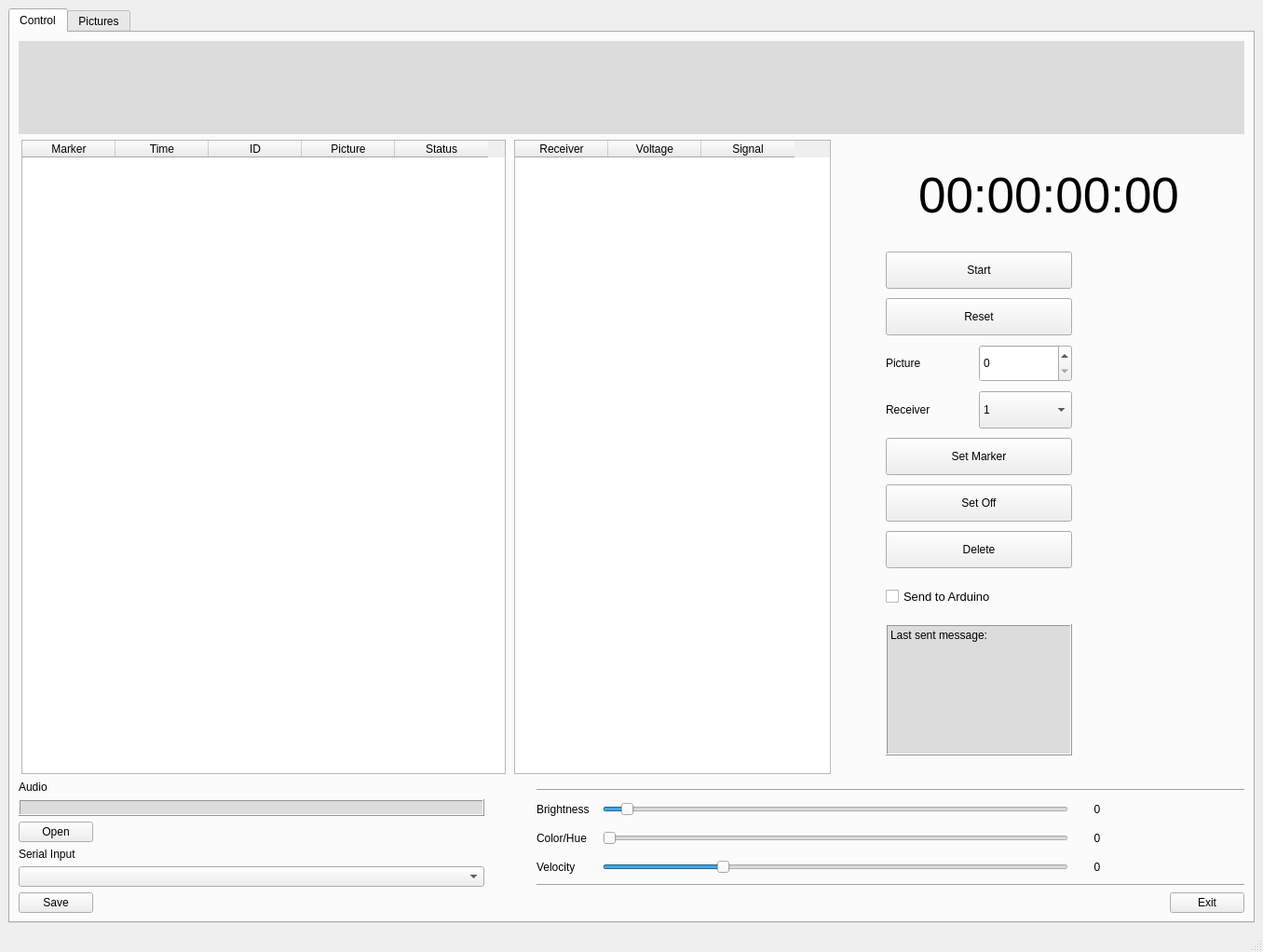
<?xml version="1.0" encoding="UTF-8"?>
<ui version="4.0">
 <class>MainWindow</class>
 <widget class="QMainWindow" name="MainWindow">
  <property name="geometry">
   <rect>
    <x>0</x>
    <y>0</y>
    <width>1356</width>
    <height>1022</height>
   </rect>
  </property>
  <property name="windowTitle">
   <string>MainWindow</string>
  </property>
  <widget class="QWidget" name="centralwidget">
   <layout class="QHBoxLayout" name="horizontalLayout">
    <item>
     <widget class="QTabWidget" name="tabWidget">
      <property name="autoFillBackground">
       <bool>false</bool>
      </property>
      <property name="currentIndex">
       <number>0</number>
      </property>
      <widget class="QWidget" name="Control">
       <attribute name="title">
        <string>Control</string>
       </attribute>
       <layout class="QVBoxLayout" name="verticalLayout_3">
        <item>
         <layout class="QHBoxLayout" name="horizontalLayout_2">
          <item>
           <widget class="PlotWidget" name="waveform_widget" native="true">
            <property name="minimumSize">
             <size>
              <width>500</width>
              <height>100</height>
             </size>
            </property>
            <property name="maximumSize">
             <size>
              <width>16777215</width>
              <height>300</height>
             </size>
            </property>
            <property name="styleSheet">
             <string notr="true">background-color: rgb(220, 220, 220);</string>
            </property>
           </widget>
          </item>
         </layout>
        </item>
        <item>
         <layout class="QHBoxLayout" name="horizontalLayout_4">
          <item>
           <widget class="QTableWidget" name="table1">
            <property name="sizePolicy">
             <sizepolicy hsizetype="Expanding" vsizetype="Expanding">
              <horstretch>0</horstretch>
              <verstretch>0</verstretch>
             </sizepolicy>
            </property>
            <property name="minimumSize">
             <size>
              <width>250</width>
              <height>0</height>
             </size>
            </property>
            <property name="maximumSize">
             <size>
              <width>520</width>
              <height>16777215</height>
             </size>
            </property>
            <column>
             <property name="text">
              <string>Marker</string>
             </property>
            </column>
            <column>
             <property name="text">
              <string>Time</string>
             </property>
            </column>
            <column>
             <property name="text">
              <string>ID</string>
             </property>
            </column>
            <column>
             <property name="text">
              <string>Picture</string>
             </property>
            </column>
            <column>
             <property name="text">
              <string>Status</string>
             </property>
            </column>
           </widget>
          </item>
          <item>
           <widget class="QTableWidget" name="tableWidget">
            <property name="minimumSize">
             <size>
              <width>130</width>
              <height>0</height>
             </size>
            </property>
            <property name="maximumSize">
             <size>
              <width>340</width>
              <height>16777215</height>
             </size>
            </property>
            <column>
             <property name="text">
              <string>Receiver</string>
             </property>
            </column>
            <column>
             <property name="text">
              <string>Voltage</string>
             </property>
            </column>
            <column>
             <property name="text">
              <string>Signal</string>
             </property>
            </column>
           </widget>
          </item>
          <item>
           <layout class="QVBoxLayout" name="verticalLayout">
            <property name="spacing">
             <number>10</number>
            </property>
            <property name="leftMargin">
             <number>50</number>
            </property>
            <property name="topMargin">
             <number>10</number>
            </property>
            <property name="rightMargin">
             <number>30</number>
            </property>
            <property name="bottomMargin">
             <number>20</number>
            </property>
            <item alignment="Qt::AlignLeft">
             <widget class="QLabel" name="label">
              <property name="sizePolicy">
               <sizepolicy hsizetype="Preferred" vsizetype="Preferred">
                <horstretch>0</horstretch>
                <verstretch>0</verstretch>
               </sizepolicy>
              </property>
              <property name="minimumSize">
               <size>
                <width>350</width>
                <height>100</height>
               </size>
              </property>
              <property name="maximumSize">
               <size>
                <width>350</width>
                <height>100</height>
               </size>
              </property>
              <property name="font">
               <font>
                <pointsize>40</pointsize>
               </font>
              </property>
              <property name="text">
               <string>00:00:00:00</string>
              </property>
              <property name="alignment">
               <set>Qt::AlignCenter</set>
              </property>
             </widget>
            </item>
            <item>
             <widget class="QPushButton" name="pushButton">
              <property name="sizePolicy">
               <sizepolicy hsizetype="Fixed" vsizetype="Fixed">
                <horstretch>0</horstretch>
                <verstretch>0</verstretch>
               </sizepolicy>
              </property>
              <property name="minimumSize">
               <size>
                <width>200</width>
                <height>40</height>
               </size>
              </property>
              <property name="maximumSize">
               <size>
                <width>200</width>
                <height>40</height>
               </size>
              </property>
              <property name="contextMenuPolicy">
               <enum>Qt::DefaultContextMenu</enum>
              </property>
              <property name="layoutDirection">
               <enum>Qt::LeftToRight</enum>
              </property>
              <property name="text">
               <string>Start</string>
              </property>
             </widget>
            </item>
            <item>
             <widget class="QPushButton" name="pushButton_2">
              <property name="enabled">
               <bool>true</bool>
              </property>
              <property name="minimumSize">
               <size>
                <width>200</width>
                <height>40</height>
               </size>
              </property>
              <property name="maximumSize">
               <size>
                <width>200</width>
                <height>16777215</height>
               </size>
              </property>
              <property name="text">
               <string>Reset</string>
              </property>
             </widget>
            </item>
            <item>
             <layout class="QHBoxLayout" name="horizontalLayout_6">
              <property name="spacing">
               <number>0</number>
              </property>
              <property name="rightMargin">
               <number>150</number>
              </property>
              <item alignment="Qt::AlignLeft">
               <widget class="QLabel" name="label_6">
                <property name="minimumSize">
                 <size>
                  <width>20</width>
                  <height>20</height>
                 </size>
                </property>
                <property name="maximumSize">
                 <size>
                  <width>50</width>
                  <height>20</height>
                 </size>
                </property>
                <property name="frameShape">
                 <enum>QFrame::NoFrame</enum>
                </property>
                <property name="frameShadow">
                 <enum>QFrame::Plain</enum>
                </property>
                <property name="text">
                 <string>Picture</string>
                </property>
                <property name="margin">
                 <number>0</number>
                </property>
               </widget>
              </item>
              <item alignment="Qt::AlignRight">
               <widget class="QSpinBox" name="spinBox">
                <property name="minimumSize">
                 <size>
                  <width>100</width>
                  <height>40</height>
                 </size>
                </property>
                <property name="maximumSize">
                 <size>
                  <width>100</width>
                  <height>40</height>
                 </size>
                </property>
                <property name="toolTip">
                 <string extracomment="Picture Number"/>
                </property>
               </widget>
              </item>
             </layout>
            </item>
            <item>
             <layout class="QHBoxLayout" name="horizontalLayout_7">
              <property name="rightMargin">
               <number>150</number>
              </property>
              <item alignment="Qt::AlignLeft">
               <widget class="QLabel" name="label_7">
                <property name="maximumSize">
                 <size>
                  <width>50</width>
                  <height>20</height>
                 </size>
                </property>
                <property name="text">
                 <string>Receiver</string>
                </property>
               </widget>
              </item>
              <item alignment="Qt::AlignRight">
               <widget class="QComboBox" name="comboBox">
                <property name="minimumSize">
                 <size>
                  <width>100</width>
                  <height>40</height>
                 </size>
                </property>
                <property name="maximumSize">
                 <size>
                  <width>100</width>
                  <height>40</height>
                 </size>
                </property>
                <property name="editable">
                 <bool>false</bool>
                </property>
                <property name="insertPolicy">
                 <enum>QComboBox::InsertAtBottom</enum>
                </property>
                <item>
                 <property name="text">
                  <string>1</string>
                 </property>
                </item>
                <item>
                 <property name="text">
                  <string>2</string>
                 </property>
                </item>
                <item>
                 <property name="text">
                  <string>3</string>
                 </property>
                </item>
                <item>
                 <property name="text">
                  <string>4</string>
                 </property>
                </item>
                <item>
                 <property name="text">
                  <string>5</string>
                 </property>
                </item>
                <item>
                 <property name="text">
                  <string>6</string>
                 </property>
                </item>
                <item>
                 <property name="text">
                  <string>ALL</string>
                 </property>
                </item>
               </widget>
              </item>
             </layout>
            </item>
            <item>
             <widget class="QPushButton" name="pushButton_3">
              <property name="minimumSize">
               <size>
                <width>200</width>
                <height>40</height>
               </size>
              </property>
              <property name="maximumSize">
               <size>
                <width>200</width>
                <height>40</height>
               </size>
              </property>
              <property name="layoutDirection">
               <enum>Qt::LeftToRight</enum>
              </property>
              <property name="text">
               <string>Set Marker</string>
              </property>
              <property name="default">
               <bool>false</bool>
              </property>
              <property name="flat">
               <bool>false</bool>
              </property>
             </widget>
            </item>
            <item>
             <widget class="QPushButton" name="pushButton_7">
              <property name="minimumSize">
               <size>
                <width>200</width>
                <height>40</height>
               </size>
              </property>
              <property name="maximumSize">
               <size>
                <width>200</width>
                <height>40</height>
               </size>
              </property>
              <property name="text">
               <string>Set Off</string>
              </property>
             </widget>
            </item>
            <item>
             <widget class="QPushButton" name="pushButton_4">
              <property name="minimumSize">
               <size>
                <width>200</width>
                <height>40</height>
               </size>
              </property>
              <property name="maximumSize">
               <size>
                <width>200</width>
                <height>16777215</height>
               </size>
              </property>
              <property name="layoutDirection">
               <enum>Qt::LeftToRight</enum>
              </property>
              <property name="autoFillBackground">
               <bool>false</bool>
              </property>
              <property name="text">
               <string>Delete</string>
              </property>
             </widget>
            </item>
            <item>
             <widget class="QCheckBox" name="checkBox">
              <property name="minimumSize">
               <size>
                <width>200</width>
                <height>40</height>
               </size>
              </property>
              <property name="font">
               <font>
                <family>Arial</family>
                <pointsize>10</pointsize>
                <weight>50</weight>
                <italic>false</italic>
                <bold>false</bold>
                <underline>false</underline>
                <strikeout>false</strikeout>
                <kerning>true</kerning>
               </font>
              </property>
              <property name="layoutDirection">
               <enum>Qt::LeftToRight</enum>
              </property>
              <property name="autoFillBackground">
               <bool>false</bool>
              </property>
              <property name="text">
               <string>Send to Arduino</string>
              </property>
             </widget>
            </item>
            <item>
             <widget class="QLabel" name="label_3">
              <property name="minimumSize">
               <size>
                <width>100</width>
                <height>100</height>
               </size>
              </property>
              <property name="maximumSize">
               <size>
                <width>200</width>
                <height>300</height>
               </size>
              </property>
              <property name="font">
               <font>
                <family>Arial</family>
                <pointsize>9</pointsize>
               </font>
              </property>
              <property name="styleSheet">
               <string notr="true">background-color: rgb(220, 220, 220);
</string>
              </property>
              <property name="frameShape">
               <enum>QFrame::Box</enum>
              </property>
              <property name="frameShadow">
               <enum>QFrame::Raised</enum>
              </property>
              <property name="lineWidth">
               <number>1</number>
              </property>
              <property name="midLineWidth">
               <number>0</number>
              </property>
              <property name="text">
               <string>Last sent message:</string>
              </property>
              <property name="alignment">
               <set>Qt::AlignLeading|Qt::AlignLeft|Qt::AlignTop</set>
              </property>
             </widget>
            </item>
           </layout>
          </item>
         </layout>
        </item>
        <item>
         <layout class="QHBoxLayout" name="horizontalLayout_5">
          <item>
           <layout class="QVBoxLayout" name="verticalLayout_4">
            <item alignment="Qt::AlignLeft">
             <widget class="QLabel" name="label_5">
              <property name="text">
               <string>Audio</string>
              </property>
             </widget>
            </item>
            <item>
             <widget class="QLabel" name="label_4">
              <property name="sizePolicy">
               <sizepolicy hsizetype="Fixed" vsizetype="Fixed">
                <horstretch>0</horstretch>
                <verstretch>0</verstretch>
               </sizepolicy>
              </property>
              <property name="minimumSize">
               <size>
                <width>500</width>
                <height>0</height>
               </size>
              </property>
              <property name="maximumSize">
               <size>
                <width>500</width>
                <height>500</height>
               </size>
              </property>
              <property name="font">
               <font>
                <family>Arial</family>
                <pointsize>9</pointsize>
               </font>
              </property>
              <property name="styleSheet">
               <string notr="true">background-color: rgb(220, 220, 220);
</string>
              </property>
              <property name="frameShape">
               <enum>QFrame::Box</enum>
              </property>
              <property name="frameShadow">
               <enum>QFrame::Raised</enum>
              </property>
              <property name="lineWidth">
               <number>1</number>
              </property>
              <property name="midLineWidth">
               <number>0</number>
              </property>
              <property name="text">
               <string/>
              </property>
              <property name="alignment">
               <set>Qt::AlignLeading|Qt::AlignLeft|Qt::AlignTop</set>
              </property>
             </widget>
            </item>
            <item alignment="Qt::AlignLeft">
             <widget class="QPushButton" name="pushButton_6">
              <property name="text">
               <string>Open</string>
              </property>
             </widget>
            </item>
            <item alignment="Qt::AlignLeft">
             <widget class="QLabel" name="label_2">
              <property name="text">
               <string>Serial Input</string>
              </property>
             </widget>
            </item>
            <item alignment="Qt::AlignLeft">
             <widget class="QComboBox" name="comboBox_2">
              <property name="minimumSize">
               <size>
                <width>500</width>
                <height>0</height>
               </size>
              </property>
             </widget>
            </item>
            <item alignment="Qt::AlignLeft">
             <widget class="QPushButton" name="pushButton_5">
              <property name="text">
               <string>Save</string>
              </property>
             </widget>
            </item>
           </layout>
          </item>
          <item>
           <layout class="QVBoxLayout" name="verticalLayout_2">
            <property name="leftMargin">
             <number>50</number>
            </property>
            <property name="topMargin">
             <number>10</number>
            </property>
            <property name="rightMargin">
             <number>0</number>
            </property>
            <item>
             <widget class="Line" name="line_2">
              <property name="orientation">
               <enum>Qt::Horizontal</enum>
              </property>
             </widget>
            </item>
            <item>
             <layout class="QHBoxLayout" name="horizontalLayout_3">
              <property name="leftMargin">
               <number>0</number>
              </property>
              <property name="topMargin">
               <number>0</number>
              </property>
              <property name="rightMargin">
               <number>0</number>
              </property>
              <property name="bottomMargin">
               <number>0</number>
              </property>
              <item alignment="Qt::AlignRight">
               <widget class="QLabel" name="label_8">
                <property name="minimumSize">
                 <size>
                  <width>65</width>
                  <height>25</height>
                 </size>
                </property>
                <property name="maximumSize">
                 <size>
                  <width>65</width>
                  <height>25</height>
                 </size>
                </property>
                <property name="text">
                 <string>Brightness</string>
                </property>
               </widget>
              </item>
              <item alignment="Qt::AlignRight">
               <widget class="QSlider" name="brightnessSlider">
                <property name="minimumSize">
                 <size>
                  <width>500</width>
                  <height>0</height>
                 </size>
                </property>
                <property name="maximumSize">
                 <size>
                  <width>600</width>
                  <height>25</height>
                 </size>
                </property>
                <property name="maximum">
                 <number>50</number>
                </property>
                <property name="pageStep">
                 <number>1</number>
                </property>
                <property name="sliderPosition">
                 <number>2</number>
                </property>
                <property name="orientation">
                 <enum>Qt::Horizontal</enum>
                </property>
               </widget>
              </item>
              <item>
               <widget class="QLabel" name="label_brightness">
                <property name="minimumSize">
                 <size>
                  <width>50</width>
                  <height>25</height>
                 </size>
                </property>
                <property name="maximumSize">
                 <size>
                  <width>50</width>
                  <height>25</height>
                 </size>
                </property>
                <property name="text">
                 <string>0</string>
                </property>
                <property name="alignment">
                 <set>Qt::AlignCenter</set>
                </property>
               </widget>
              </item>
              <item>
               <spacer name="horizontalSpacer_2">
                <property name="orientation">
                 <enum>Qt::Horizontal</enum>
                </property>
                <property name="sizeType">
                 <enum>QSizePolicy::Expanding</enum>
                </property>
                <property name="sizeHint" stdset="0">
                 <size>
                  <width>20</width>
                  <height>20</height>
                 </size>
                </property>
               </spacer>
              </item>
             </layout>
            </item>
            <item>
             <layout class="QHBoxLayout" name="horizontalLayout_8">
              <item>
               <widget class="QLabel" name="label_10">
                <property name="minimumSize">
                 <size>
                  <width>65</width>
                  <height>25</height>
                 </size>
                </property>
                <property name="text">
                 <string>Color/Hue</string>
                </property>
               </widget>
              </item>
              <item>
               <widget class="QSlider" name="colorSlider">
                <property name="minimumSize">
                 <size>
                  <width>500</width>
                  <height>25</height>
                 </size>
                </property>
                <property name="orientation">
                 <enum>Qt::Horizontal</enum>
                </property>
               </widget>
              </item>
              <item>
               <widget class="QLabel" name="label_11">
                <property name="minimumSize">
                 <size>
                  <width>50</width>
                  <height>25</height>
                 </size>
                </property>
                <property name="text">
                 <string>0</string>
                </property>
                <property name="alignment">
                 <set>Qt::AlignCenter</set>
                </property>
               </widget>
              </item>
              <item>
               <spacer name="horizontalSpacer">
                <property name="orientation">
                 <enum>Qt::Horizontal</enum>
                </property>
                <property name="sizeHint" stdset="0">
                 <size>
                  <width>40</width>
                  <height>20</height>
                 </size>
                </property>
               </spacer>
              </item>
             </layout>
            </item>
            <item>
             <layout class="QHBoxLayout" name="horizontalLayout_9">
              <item>
               <widget class="QLabel" name="label_9">
                <property name="minimumSize">
                 <size>
                  <width>65</width>
                  <height>0</height>
                 </size>
                </property>
                <property name="text">
                 <string>Velocity</string>
                </property>
               </widget>
              </item>
              <item>
               <widget class="QSlider" name="velocitySlider">
                <property name="minimumSize">
                 <size>
                  <width>500</width>
                  <height>25</height>
                 </size>
                </property>
                <property name="maximumSize">
                 <size>
                  <width>25</width>
                  <height>16777215</height>
                 </size>
                </property>
                <property name="value">
                 <number>25</number>
                </property>
                <property name="orientation">
                 <enum>Qt::Horizontal</enum>
                </property>
               </widget>
              </item>
              <item>
               <widget class="QLabel" name="label_velocity">
                <property name="minimumSize">
                 <size>
                  <width>50</width>
                  <height>25</height>
                 </size>
                </property>
                <property name="text">
                 <string>0</string>
                </property>
                <property name="alignment">
                 <set>Qt::AlignCenter</set>
                </property>
               </widget>
              </item>
              <item>
               <spacer name="horizontalSpacer_3">
                <property name="orientation">
                 <enum>Qt::Horizontal</enum>
                </property>
                <property name="sizeHint" stdset="0">
                 <size>
                  <width>40</width>
                  <height>20</height>
                 </size>
                </property>
               </spacer>
              </item>
             </layout>
            </item>
            <item>
             <widget class="Line" name="line">
              <property name="orientation">
               <enum>Qt::Horizontal</enum>
              </property>
             </widget>
            </item>
            <item alignment="Qt::AlignRight">
             <widget class="QPushButton" name="exit_Button">
              <property name="text">
               <string>Exit</string>
              </property>
             </widget>
            </item>
           </layout>
          </item>
         </layout>
        </item>
       </layout>
      </widget>
      <widget class="QWidget" name="Info">
       <attribute name="title">
        <string>Pictures</string>
       </attribute>
      </widget>
     </widget>
    </item>
   </layout>
  </widget>
  <widget class="QMenuBar" name="menubar">
   <property name="geometry">
    <rect>
     <x>0</x>
     <y>0</y>
     <width>1356</width>
     <height>21</height>
    </rect>
   </property>
  </widget>
  <widget class="QStatusBar" name="statusbar"/>
 </widget>
 <customwidgets>
  <customwidget>
   <class>PlotWidget</class>
   <extends>QWidget</extends>
   <header>pyqtgraph</header>
   <container>1</container>
  </customwidget>
 </customwidgets>
 <tabstops>
  <tabstop>pushButton_2</tabstop>
  <tabstop>checkBox</tabstop>
  <tabstop>pushButton_4</tabstop>
  <tabstop>pushButton_3</tabstop>
  <tabstop>pushButton</tabstop>
 </tabstops>
 <resources/>
 <connections/>
</ui>
